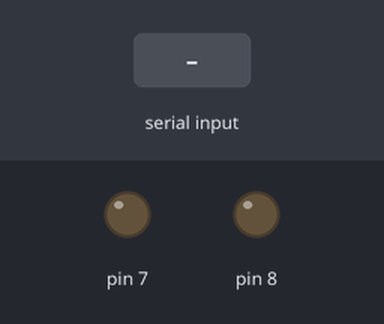
The sketch below on a simulated Arduino Uno, built with avr-gcc and run on an emulated ATmega328P. Parts: output pins drawn as LEDs (lit = HIGH). The inputs (shaded band) are chosen by the test bench. Pins used as bus, display or sensor lines are not drawn.

Above: at 1.2 s.
1.3 s: "1" received over Serial
At 2.1 s:
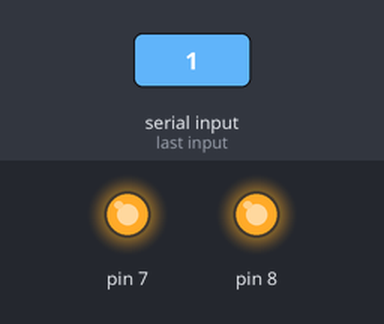
3.8 s: "2" received over Serial
At 4.5 s:
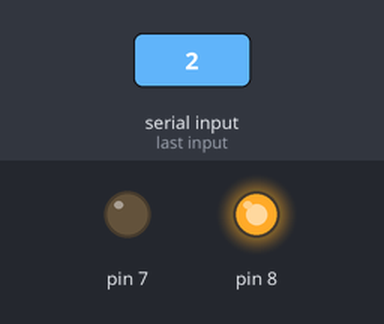
Timing chart, 0 to 6.8 s (numbered marks = the images above; inputs shaded):
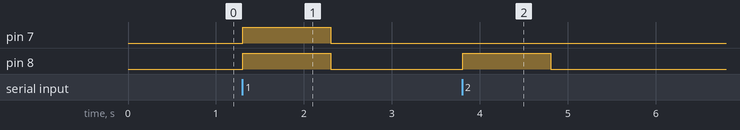

Measured:
- after the input at 1.3 s, pin 7, pin 8: LOW → HIGH at once, → LOW 1.0 s later
- after the input at 3.8 s, pin 8: LOW → HIGH at once, → LOW 1.0 s later

The sketch:

RFID_RC522_Only_Read_UID_VB.ino
```cpp
#include <SPI.h>
#include <MFRC522.h>

#define SS_PIN 10
#define RST_PIN 9
MFRC522 mfrc522(SS_PIN, RST_PIN);  // Create MFRC522 instance.

int readsuccess;
byte readcard[4];
char str[32] = "";
String StrUID;

void setup() {
  Serial.begin(9600); // Initialize serial communications with the PC
  SPI.begin();      // Init SPI bus
  mfrc522.PCD_Init(); // Init MFRC522 card
  pinMode(7,OUTPUT);
  pinMode(8,OUTPUT);
}
// --------------------------------------------------------------------
void loop() {
  readsuccess = getid();

  if(readsuccess){
    Serial.println(StrUID);
    delay(1000);
  }
  if (Serial.available()){
    int LED=Serial.read();
    if (LED=='1'){
      digitalWrite(7,HIGH);
      digitalWrite(8,HIGH);
      delay(1000);
      digitalWrite(7,LOW);
      digitalWrite(8,LOW);
    }
    else if(LED=='2'){
      digitalWrite(6,HIGH);
      digitalWrite(8,HIGH);
      delay(1000);
      digitalWrite(6,LOW);
      digitalWrite(8,LOW);
    }
//    else if (LED=='0'){
//      digitalWrite(7,LOW);
//      digitalWrite(8,LOW);
//    }
//    else if (LED=='3'){
//      digitalWrite(6,LOW);
//      digitalWrite(
//    }
  }
}
// --------------------------------------------------------------------
int getid(){
  if(!mfrc522.PICC_IsNewCardPresent()){
    return 0;
  }
  if(!mfrc522.PICC_ReadCardSerial()){
    return 0;
  }
  for(int i=0;i<4;i++){
    readcard[i]=mfrc522.uid.uidByte[i]; //storing the UID of the tag in readcard
    array_to_string(readcard, 4, str);
    StrUID = str;
  }
  mfrc522.PICC_HaltA();
  return 1;
}
// --------------------------------------------------------------------
void array_to_string(byte array[], unsigned int len, char buffer[])
{
    for (unsigned int i = 0; i < len; i++)
    {
        byte nib1 = (array[i] >> 4) & 0x0F;
        byte nib2 = (array[i] >> 0) & 0x0F;
        buffer[i*2+0] = nib1  < 0xA ? '0' + nib1  : 'A' + nib1  - 0xA;
        buffer[i*2+1] = nib2  < 0xA ? '0' + nib2  : 'A' + nib2  - 0xA;
    }
    buffer[len*2] = '\0';
}
```
